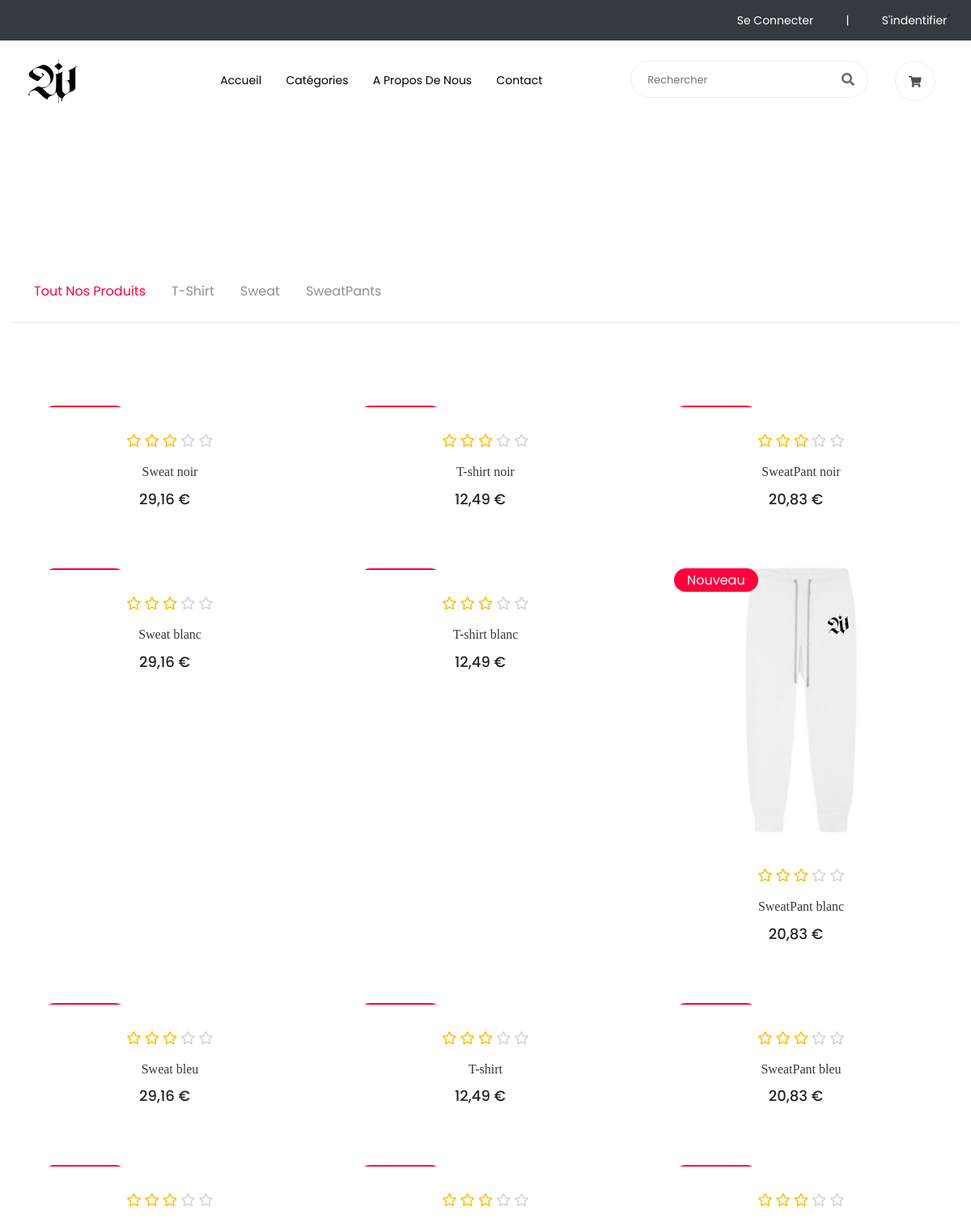
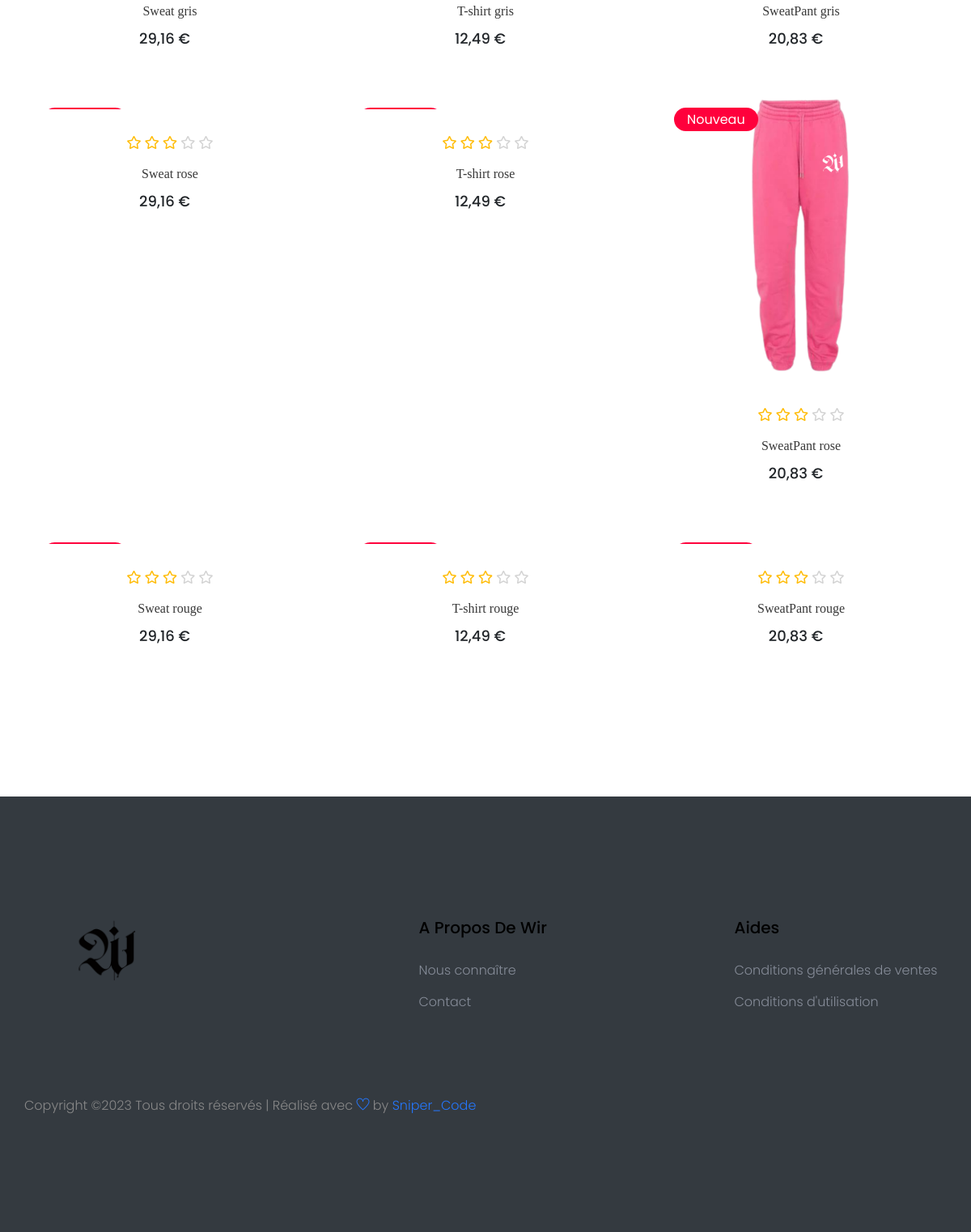
The page /Catagori.php on the database its author committed (2 pictures, top to bottom).
### tables this page shows
CREATE TABLE `produits` (
  `id` int(11) NOT NULL,
  `nom` varchar(255) NOT NULL,
  `prix` float NOT NULL,
  `description` varchar(255) NOT NULL,
  `idCategorie` int(11) NOT NULL,
  `photo` varchar(50) NOT NULL
);

### db-class.php (called while the page is built, shortened)
<?php
class DB
{
    public $host = 'mysql-wir.alwaysdata.net';
    public $username = 'wir';
    public $password = 'Staspais';
    public $database = 'wir_bdd';
    public $db;
    public function __construct($host = null, $username = null, $password = null, $database = null)
    {
        try {
            $this->db = new PDO(
                'mysql:host=' . $this->host . ';dbname=' . $this->database,
                $this->username,
                $this->password,
                array(
                    PDO::MYSQL_ATTR_INIT_COMMAND => 'SET NAMES UTF8',
                    PDO::ATTR_ERRMODE => PDO::ERRMODE_WARNING
                )
            );
        } catch (PDOException $e) {
            die('<h1>Impossible de se connecter a la base de donnee</h1>');
        }
    }
    public function query($sql, $data = array())
    {
        $req = $this->db->prepare($sql);
        $req->execute($data);
        return $req->fetchAll(PDO::FETCH_OBJ);
    }
}

### Catagori.php (the view, shortened to what this page needs)
<?php
require('./headerFooter/header.php');
?>
<main>
    <section class="latest-product-area latest-padding">
        <div class="container">
            <div class="row product-btn d-flex justify-content-between">
                <div class="properties__button">
                    <nav>
                        <div class="nav nav-tabs" id="nav-tab" role="tablist">
                            <a class="nav-item nav-link active" id="nav-home-tab" data-toggle="tab" href="#nav-home" role="tab" aria-controls="nav-home" aria-selected="true">Tout nos produits</a>
                            <a class="nav-item nav-link" id="nav-profile-tab" data-toggle="tab" href="#nav-profile" role="tab" aria-controls="nav-profile" aria-selected="false">T-shirt</a>
                            <a class="nav-item nav-link" id="nav-contact-tab" data-toggle="tab" href="#nav-contact" role="tab" aria-controls="nav-contact" aria-selected="false">Sweat</a>
                            <a class="nav-item nav-link" id="nav-last-tab" data-toggle="tab" href="#nav-last" role="tab" aria-controls="nav-contact" aria-selected="false">SweatPants</a>
                        </div>
                    </nav>
                </div>
            </div>
            <div class="tab-content" id="nav-tabContent">
                <div class="tab-pane fade show active" id="nav-home" role="tabpanel" aria-labelledby="nav-home-tab">
                    <div class="row">
                        <?php $produits = $DB->query('SELECT * FROM produits'); ?>
                        <?php foreach ($produits as $produit) : ?>
                            <div class="col-xl-4 col-lg-4 col-md-6">
                                <div class="single-product mb-60">
                                    <div class="product-img">
                                        <img src="assets/img/produits/<?= $produit->photo; ?>" alt="">
                                        <div class="new-product">
                                            <span>Nouveau</span>
                                        </div>
                                    </div>
                                    <div class="product-caption">
                                        <div class="product-ratting">
                                            <i class="far fa-star"></i>
                                            <i class="far fa-star"></i>
                                            <i class="far fa-star"></i>
                                            <i class="far fa-star low-star"></i>
                                            <i class="far fa-star low-star"></i>
                                        </div>
                                        <h4>
                                            <a href="single-product.php?id=<?= $produit->id; ?>">
                                                <?= $produit->nom; ?>
                                            </a>
                                        </h4>
                                        <div class="price">
                                            <ul>
                                                <li>
                                                    <?= number_format($produit->prix, 2, ',', ' '); ?> €
                                                </li>
                                            </ul>
                                        </div>
                                    </div>
                                </div>
                            </div>
                        <?php endforeach ?>
                    </div>
                </div>
            </div>
        </div>
    </section>
</main>
<?php
require('./headerFooter/footer.php');
?>

### headerFooter/header.php (shortened to what this page needs)
<!doctype html>
<html class="no-js" lang="fr">
<head>
    <link rel="stylesheet" href="assets/css/bootstrap.min.css">
    <link rel="stylesheet" href="assets/css/owl.carousel.min.css">
    <link rel="stylesheet" href="assets/css/flaticon.css">
    <link rel="stylesheet" href="assets/css/slicknav.css">
    <link rel="stylesheet" href="assets/css/animate.min.css">
    <link rel="stylesheet" href="assets/css/magnific-popup.css">
    <link rel="stylesheet" href="assets/css/fontawesome-all.min.css">
    <link rel="stylesheet" href="assets/css/themify-icons.css">
    <link rel="stylesheet" href="assets/css/slick.css">
    <link rel="stylesheet" href="assets/css/nice-select.css">
    <link rel="stylesheet" href="assets/css/style.css">
</head>
<body>
    <header>
        <div class="header-area">
            <div class="main-header ">
                <div class="header-top top-bg d-none d-lg-block">
                    <div class="container-fluid">
                        <div class="col-xl-12">
                            <div class="row d-flex justify-content-between align-items-center">
                                <div class="header-info-left d-flex">
                                    <ul class="contact-now">
                                    </ul>
                                </div>
                                <div class="header-info-right">
                                    <ul>
                                        <li>
                                            <?php
                                            if (isset($_SESSION['id'])) {
                                            } else {
                                            ?>
                                                <a href="login.php">Se connecter</a>
                                                <a href="#">|</a>
                                                <a href="signup.php">S'indentifier</a>"
                                            <?php
                                            }
                                            ?>
                                        </li>
                                    </ul>
                                </div>
                            </div>
                        </div>
                    </div>
                </div>
                <div class="header-bottom  header-sticky">
                    <div class="container-fluid">
                        <div class="row align-items-center">
                            <div class="col-xl-1 col-lg-1 col-md-1 col-sm-3">
                                <div class="logo">
                                    <a href="index.php"><img src="Logo sans fond/1.png" width="80" height="70" alt="Notre logo Wir"></a>
                                </div>
                            </div>
                            <div class="col-xl-6 col-lg-8 col-md-7 col-sm-5">
                                <div class="main-menu f-right d-none d-lg-block">
                                    <nav>
                                        <ul id="navigation">
                                            <li>
                                                <a href="index.php">Accueil</a>
                                            </li>
                                            <li>
                                                <a href="Catagori.php">Catégories</a>
                                            </li>
                                            <li class="#"><a href="about.php">A propos de nous</a>
                                            </li>
                                            <li><a href="contact.php">Contact</a></li>
                                        </ul>
                                    </nav>
                                </div>
                            </div>
                            <div class="col-xl-5 col-lg-3 col-md-3 col-sm-3 fix-card">
                                <ul class="header-right f-right d-none d-lg-block d-flex justify-content-between">
                                    <li class="d-none d-xl-block">
                                        <div class="form-box f-right ">
                                            <form action="GET">
                                                <input type="text" name="Search" placeholder="Rechercher">
                                                <div class="search-icon">
                                                    <i class="fas fa-search special-tag"></i>
                                                </div>
                                            </form>
                                        </div>
                                    </li>
                                    <li>
                                        <div class="shopping-card">
                                            <a href="panier.php"><i class="fas fa-shopping-cart"></i></a>
                                        </div>
                                    </li>
                                </ul>
                            </div>
                            <div class="col-12">
                            </div>
                        </div>
                    </div>
                </div>
            </div>
        </div>
    </header>

### headerFooter/footer.php (shortened to what this page needs)
<footer>
    <div class="footer-area footer-padding bg-dark">
        <div class="container">
            <div class="row d-flex justify-content-between">
                <div class="col-xl-3 col-lg-3 col-md-5 col-sm-6">
                    <div class="single-footer-caption mb-50">
                        <div class="single-footer-caption mb-30">
                            <div class="footer-logo">
                                <a href="index.html"><img src="assets/img/logo/logo2_Footer.png" alt=""></a>
                            </div>
                        </div>
                    </div>
                </div>
                <div class="col-xl-2 col-lg-3 col-md-3 col-sm-5">
                    <div class="single-footer-caption mb-50">
                        <div class="footer-tittle">
                            <h4>A propos de wir</h4>
                            <ul>
                                <li><a href="about.php">Nous connaître</a></li>
                                <li><a href="contact.php">Contact</a></li>
                            </ul>
                        </div>
                    </div>
                </div>
                <div class="col-xl-3 col-lg-3 col-md-4 col-sm-7">
                    <div class="single-footer-caption mb-50">
                        <div class="footer-tittle">
                            <h4>Aides</h4>
                            <ul>
                                <li><a href="conditionGene.php">Conditions générales de ventes</a></li>
                                <li><a href="pdf/CGU.pdf">Conditions d'utilisation</a></li>
                                </ul>
                        </div>
                    </div>
                </div>
            </div>
            <div class="row">
                <div class="col-xl-7 col-lg-7 col-md-7">
                    <div class="footer-copy-right">
                        <p>
                            Copyright &copy; Tous droits réservés | Réalisé avec <i class="ti-heart" aria-hidden="true"></i> by <a href="https://yvannerosat.com" target="_blank">Sniper_Code</a>
                        </p>
                    </div>
                </div>
                <div class="col-xl-5 col-lg-5 col-md-5">
                    <div class="footer-copy-right f-right">
                        <div class="footer-social">
                            <a href="#"><i class="bi bi-instagram"></i></i></a>
                        </div>
                    </div>
                </div>
            </div>
        </div>
    </div>
</footer>
</body>
</html>

### rows shown on the page
produits: nom "Sweat noir", prix "29,16"
produits: nom "T-shirt noir", prix "12,49"
produits: nom "SweatPant noir", prix "20,83"
produits: nom "Sweat blanc", prix "29,16"
produits: nom "T-shirt blanc", prix "12,49"
produits: photo (picture), nom "SweatPant blanc", prix "20,83"
produits: nom "Sweat bleu", prix "29,16"
produits: nom "T-shirt", prix "12,49"
produits: nom "SweatPant bleu", prix "20,83"
produits: nom "Sweat gris", prix "29,16"
produits: nom "T-shirt gris", prix "12,49"
produits: nom "SweatPant gris", prix "20,83"
produits: nom "Sweat rose", prix "29,16"
produits: nom "T-shirt rose", prix "12,49"
produits: photo (picture), nom "SweatPant rose", prix "20,83"
produits: nom "Sweat rouge", prix "29,16"
produits: nom "T-shirt rouge", prix "12,49"
produits: nom "SweatPant rouge", prix "20,83"
